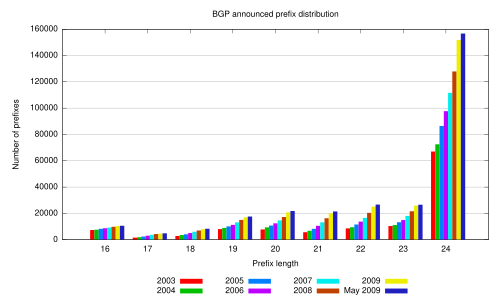

The gnuplot source for this figure:
set terminal pdf

#set ydata time
#set timefmt "%Y-%m-%d"
#set format y "%Y/%b"

#set border 3 front linetype -1 linewidth 1.000
#set boxwidth 1 absolute

set style fill   solid 4.00 noborder
#set grid nopolar
#set grid noxtics nomxtics ytics nomytics noztics nomztics \
# nox2tics nomx2tics noy2tics nomy2tics nocbtics nomcbtics
#set grid layerdefault   linetype 0 linewidth 1.000,  linetype 0 linewidth 1.000
#set key bmargin center horizontal Left reverse enhanced autotitles columnhead nobox
#set datafile missing '-'
set style data histograms


#set pm3d
#set style histogram clustered gap 8
#title offset 4,0.25
#set style fill solid noborder
#set boxwidth 0.95

set key under nobox
set grid y
set auto y
#set logscale y
set title 'BGP announced prefix distribution'
set xlabel 'Prefix length'
set ylabel 'Number of prefixes'

plot '< grep 2003-01-01 bgp-amsterdam.txt' using 5:xtic(4) every ::15::23 title '2003', \
	 '< grep 2004-01-01 bgp-amsterdam.txt' using 5:xtic(4) every ::15::23 title '2004', \
	 '< grep 2005-01-01 bgp-amsterdam.txt' using 5:xtic(4) every ::15::23 title '2005', \
	 '< grep 2006-01-01 bgp-amsterdam.txt' using 5:xtic(4) every ::15::23 title '2006', \
	 '< grep 2007-01-01 bgp-amsterdam.txt' using 5:xtic(4) every ::15::23 title '2007', \
	 '< grep 2008-01-01 bgp-amsterdam.txt' using 5:xtic(4) every ::15::23 title '2008', \
	 '< grep 2009-01-01 bgp-amsterdam.txt' using 5:xtic(4) every ::15::23 title '2009', \
	 '< grep 2009-04-23 bgp-amsterdam.txt' using 5:xtic(4) every ::15::23 title 'May 2009'
